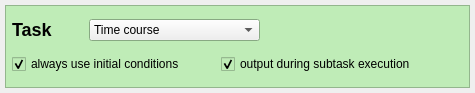
<ui version="4.0" >
<comment> Begin CVS Header </comment>
<comment>   $Source: /Volumes/Home/Users/shoops/cvs/copasi_dev/copasi/UI/CScanWidgetTask.ui,v $ </comment>
<comment>   $Revision: 1.11 $ </comment>
<comment>   $Name:  $ </comment>
<comment>   $Author: pwilly $ </comment>
<comment>   $Date: 2009/01/28 13:11:39 $ </comment>
<comment> End CVS Header </comment>

<comment> Copyright (C) 2008 by Pedro Mendes, Virginia Tech Intellectual </comment>
<comment> Properties, Inc., EML Research, gGmbH, University of Heidelberg, </comment>
<comment> and The University of Manchester. </comment>
<comment> All rights reserved. </comment>

 <comment> All rights reserved. </comment>
 <class>CScanWidgetTask</class>
 <widget class="QWidget" name="CScanWidgetTask" >
  <property name="geometry" >
   <rect>
    <x>0</x>
    <y>0</y>
    <width>475</width>
    <height>93</height>
   </rect>
  </property>
  <property name="windowTitle" >
   <string>Form1</string>
  </property>
  <property name="autoFillBackground" >
   <bool>false</bool>
  </property>
  <layout class="QVBoxLayout" >
   <property name="margin" >
    <number>5</number>
   </property>
   <item>
    <widget class="Q3Frame" name="frame" >
     <property name="palette" >
      <palette>
       <active>
        <colorrole role="Base" >
         <brush brushstyle="SolidPattern" >
          <color alpha="255" >
           <red>191</red>
           <green>236</green>
           <blue>183</blue>
          </color>
         </brush>
        </colorrole>
        <colorrole role="Window" >
         <brush brushstyle="SolidPattern" >
          <color alpha="255" >
           <red>191</red>
           <green>236</green>
           <blue>183</blue>
          </color>
         </brush>
        </colorrole>
       </active>
       <inactive>
        <colorrole role="Base" >
         <brush brushstyle="SolidPattern" >
          <color alpha="255" >
           <red>191</red>
           <green>236</green>
           <blue>183</blue>
          </color>
         </brush>
        </colorrole>
        <colorrole role="Window" >
         <brush brushstyle="SolidPattern" >
          <color alpha="255" >
           <red>191</red>
           <green>236</green>
           <blue>183</blue>
          </color>
         </brush>
        </colorrole>
       </inactive>
       <disabled>
        <colorrole role="Base" >
         <brush brushstyle="SolidPattern" >
          <color alpha="255" >
           <red>212</red>
           <green>208</green>
           <blue>200</blue>
          </color>
         </brush>
        </colorrole>
        <colorrole role="Window" >
         <brush brushstyle="SolidPattern" >
          <color alpha="255" >
           <red>191</red>
           <green>236</green>
           <blue>183</blue>
          </color>
         </brush>
        </colorrole>
       </disabled>
      </palette>
     </property>
     <property name="autoFillBackground" >
      <bool>true</bool>
     </property>
     <property name="frameShape" >
      <enum>QFrame::StyledPanel</enum>
     </property>
     <property name="frameShadow" >
      <enum>QFrame::Raised</enum>
     </property>
     <layout class="QVBoxLayout" >
      <property name="margin" >
       <number>6</number>
      </property>
      <item>
       <layout class="QHBoxLayout" >
        <item>
         <widget class="QLabel" name="labelTitle" >
          <property name="text" >
           <string>&lt;!DOCTYPE HTML PUBLIC "-//W3C//DTD HTML 4.0//EN" "http://www.w3.org/TR/REC-html40/strict.dtd">
&lt;html>&lt;head>&lt;meta name="qrichtext" content="1" />&lt;style type="text/css">
p, li { white-space: pre-wrap; }
&lt;/style>&lt;/head>&lt;body style=" font-family:'Lucida Grande'; font-size:13pt; font-weight:400; font-style:normal;">
&lt;p style=" margin-top:16px; margin-bottom:12px; margin-left:0px; margin-right:0px; -qt-block-indent:0; text-indent:0px; font-size:x-large; font-weight:600;">&lt;span style=" font-size:x-large;">Task&lt;/span>&lt;/p>&lt;/body>&lt;/html></string>
          </property>
          <property name="wordWrap" >
           <bool>false</bool>
          </property>
         </widget>
        </item>
        <item>
         <spacer name="spacer1" >
          <property name="orientation" >
           <enum>Qt::Horizontal</enum>
          </property>
          <property name="sizeType" >
           <enum>QSizePolicy::Maximum</enum>
          </property>
          <property name="sizeHint" stdset="0" >
           <size>
            <width>30</width>
            <height>20</height>
           </size>
          </property>
         </spacer>
        </item>
        <item>
         <widget class="QComboBox" name="comboType" >
          <property name="currentIndex" >
           <number>1</number>
          </property>
          <item>
           <property name="text" >
            <string>Steady State</string>
           </property>
          </item>
          <item>
           <property name="text" >
            <string>Time course</string>
           </property>
          </item>
          <item>
           <property name="text" >
            <string>Metabolic control analysis</string>
           </property>
          </item>
          <item>
           <property name="text" >
            <string>Lyapunov exponents</string>
           </property>
          </item>
          <item>
           <property name="text" >
            <string>Optimization</string>
           </property>
          </item>
          <item>
           <property name="text" >
            <string>Parameter Estimation</string>
           </property>
          </item>
          <item>
           <property name="text" >
            <string>Sensitivities</string>
           </property>
          </item>
         </widget>
        </item>
        <item>
         <spacer name="spacer2" >
          <property name="orientation" >
           <enum>Qt::Horizontal</enum>
          </property>
          <property name="sizeType" >
           <enum>QSizePolicy::Expanding</enum>
          </property>
          <property name="sizeHint" stdset="0" >
           <size>
            <width>99</width>
            <height>20</height>
           </size>
          </property>
         </spacer>
        </item>
       </layout>
      </item>
      <item>
       <layout class="QHBoxLayout" >
        <item>
         <widget class="QCheckBox" name="checkInitialConditions" >
          <property name="toolTip" >
           <string>If this is activated every calculation will start with the initial conditions specified in the model. &lt;p>If it is not activated only the first calculation will use the initial value specified in the model. All subsequent calculations will start with the result of the previous calculation.</string>
          </property>
          <property name="text" >
           <string>always use initial conditions</string>
          </property>
          <property name="checked" >
           <bool>true</bool>
          </property>
         </widget>
        </item>
        <item>
         <spacer name="spacer3" >
          <property name="orientation" >
           <enum>Qt::Horizontal</enum>
          </property>
          <property name="sizeType" >
           <enum>QSizePolicy::Maximum</enum>
          </property>
          <property name="sizeHint" stdset="0" >
           <size>
            <width>30</width>
            <height>20</height>
           </size>
          </property>
         </spacer>
        </item>
        <item>
         <widget class="QCheckBox" name="checkOutput" >
          <property name="toolTip" >
           <string>If this is activated output will be generated during each calculation. &lt;p>If it is not activated only the state at the end of each calculation will be plotted.</string>
          </property>
          <property name="text" >
           <string>output during subtask execution</string>
          </property>
          <property name="shortcut" >
           <string/>
          </property>
          <property name="checked" >
           <bool>true</bool>
          </property>
         </widget>
        </item>
        <item>
         <spacer name="spacer4" >
          <property name="orientation" >
           <enum>Qt::Horizontal</enum>
          </property>
          <property name="sizeType" >
           <enum>QSizePolicy::Expanding</enum>
          </property>
          <property name="sizeHint" stdset="0" >
           <size>
            <width>41</width>
            <height>20</height>
           </size>
          </property>
         </spacer>
        </item>
       </layout>
      </item>
     </layout>
    </widget>
   </item>
  </layout>
 </widget>
 <layoutdefault spacing="6" margin="11" />
 <pixmapfunction>qPixmapFromMimeSource</pixmapfunction>
 <customwidgets>
  <customwidget>
   <class>Q3Frame</class>
   <extends>QFrame</extends>
   <header>Qt3Support/Q3Frame</header>
   <container>1</container>
  </customwidget>
 </customwidgets>
 <resources/>
 <connections>
  <connection>
   <sender>comboType</sender>
   <signal>activated(int)</signal>
   <receiver>CScanWidgetTask</receiver>
   <slot>typeChanged(int)</slot>
   <hints>
    <hint type="sourcelabel" >
     <x>218</x>
     <y>33</y>
    </hint>
    <hint type="destinationlabel" >
     <x>211</x>
     <y>94</y>
    </hint>
   </hints>
  </connection>
 </connections>
 <slots>
  <slot>typeChanged(int)</slot>
 </slots>
</ui>
